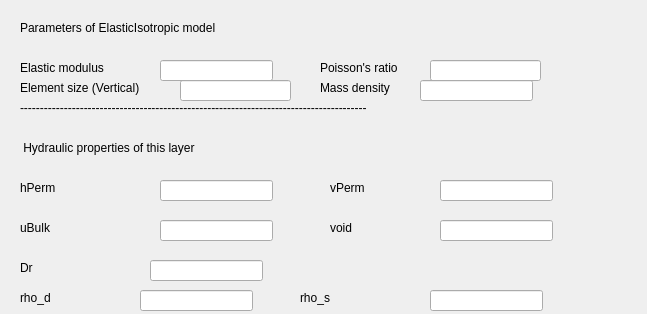
<?xml version="1.0" encoding="UTF-8"?>
<ui version="4.0">
 <class>Dialog</class>
 <widget class="QDialog" name="Dialog">
  <property name="geometry">
   <rect>
    <x>0</x>
    <y>0</y>
    <width>647</width>
    <height>314</height>
   </rect>
  </property>
  <property name="windowTitle">
   <string>Dialog</string>
  </property>
  <widget class="QLabel" name="label">
   <property name="geometry">
    <rect>
     <x>20</x>
     <y>20</y>
     <width>371</width>
     <height>16</height>
    </rect>
   </property>
   <property name="text">
    <string>Parameters of ElasticIsotropic model  </string>
   </property>
  </widget>
  <widget class="QLabel" name="ELabel">
   <property name="geometry">
    <rect>
     <x>20</x>
     <y>60</y>
     <width>101</width>
     <height>16</height>
    </rect>
   </property>
   <property name="whatsThis">
    <string/>
   </property>
   <property name="text">
    <string>Elastic modulus</string>
   </property>
  </widget>
  <widget class="QLabel" name="vLabel">
   <property name="geometry">
    <rect>
     <x>320</x>
     <y>60</y>
     <width>101</width>
     <height>16</height>
    </rect>
   </property>
   <property name="text">
    <string>Poisson's ratio</string>
   </property>
  </widget>
  <widget class="QLabel" name="rho_2">
   <property name="geometry">
    <rect>
     <x>320</x>
     <y>80</y>
     <width>91</width>
     <height>16</height>
    </rect>
   </property>
   <property name="text">
    <string>Mass density</string>
   </property>
  </widget>
  <widget class="QLineEdit" name="EEdt">
   <property name="geometry">
    <rect>
     <x>160</x>
     <y>60</y>
     <width>113</width>
     <height>21</height>
    </rect>
   </property>
  </widget>
  <widget class="QLineEdit" name="vEdt">
   <property name="geometry">
    <rect>
     <x>430</x>
     <y>60</y>
     <width>111</width>
     <height>21</height>
    </rect>
   </property>
  </widget>
  <widget class="QLineEdit" name="rhoEdt">
   <property name="geometry">
    <rect>
     <x>420</x>
     <y>80</y>
     <width>113</width>
     <height>21</height>
    </rect>
   </property>
  </widget>
  <widget class="QLabel" name="eSizeLabel">
   <property name="geometry">
    <rect>
     <x>20</x>
     <y>80</y>
     <width>141</width>
     <height>16</height>
    </rect>
   </property>
   <property name="text">
    <string>Element size (Vertical)</string>
   </property>
  </widget>
  <widget class="QLineEdit" name="eSize">
   <property name="geometry">
    <rect>
     <x>180</x>
     <y>80</y>
     <width>111</width>
     <height>21</height>
    </rect>
   </property>
  </widget>
  <widget class="QLabel" name="uBulk_2">
   <property name="geometry">
    <rect>
     <x>20</x>
     <y>220</y>
     <width>59</width>
     <height>16</height>
    </rect>
   </property>
   <property name="text">
    <string>uBulk</string>
   </property>
  </widget>
  <widget class="QLabel" name="hPerm_2">
   <property name="geometry">
    <rect>
     <x>20</x>
     <y>180</y>
     <width>59</width>
     <height>16</height>
    </rect>
   </property>
   <property name="text">
    <string>hPerm</string>
   </property>
  </widget>
  <widget class="QLabel" name="vPerm_2">
   <property name="geometry">
    <rect>
     <x>330</x>
     <y>180</y>
     <width>59</width>
     <height>16</height>
    </rect>
   </property>
   <property name="text">
    <string>vPerm</string>
   </property>
  </widget>
  <widget class="QLabel" name="evoid_2">
   <property name="geometry">
    <rect>
     <x>330</x>
     <y>220</y>
     <width>59</width>
     <height>16</height>
    </rect>
   </property>
   <property name="text">
    <string>void</string>
   </property>
  </widget>
  <widget class="QLabel" name="DrLabel">
   <property name="geometry">
    <rect>
     <x>20</x>
     <y>260</y>
     <width>59</width>
     <height>16</height>
    </rect>
   </property>
   <property name="text">
    <string>Dr</string>
   </property>
  </widget>
  <widget class="QLabel" name="rho_dLabel">
   <property name="geometry">
    <rect>
     <x>20</x>
     <y>290</y>
     <width>59</width>
     <height>16</height>
    </rect>
   </property>
   <property name="text">
    <string>rho_d</string>
   </property>
  </widget>
  <widget class="QLabel" name="rho_sLabel">
   <property name="geometry">
    <rect>
     <x>300</x>
     <y>290</y>
     <width>59</width>
     <height>16</height>
    </rect>
   </property>
   <property name="text">
    <string>rho_s</string>
   </property>
  </widget>
  <widget class="QLineEdit" name="uBulkEdt">
   <property name="geometry">
    <rect>
     <x>160</x>
     <y>220</y>
     <width>113</width>
     <height>21</height>
    </rect>
   </property>
  </widget>
  <widget class="QLineEdit" name="DrEdt">
   <property name="geometry">
    <rect>
     <x>150</x>
     <y>260</y>
     <width>113</width>
     <height>21</height>
    </rect>
   </property>
  </widget>
  <widget class="QLineEdit" name="hPermEdt">
   <property name="geometry">
    <rect>
     <x>160</x>
     <y>180</y>
     <width>113</width>
     <height>21</height>
    </rect>
   </property>
  </widget>
  <widget class="QLineEdit" name="rho_dEdt">
   <property name="geometry">
    <rect>
     <x>140</x>
     <y>290</y>
     <width>113</width>
     <height>21</height>
    </rect>
   </property>
  </widget>
  <widget class="QLineEdit" name="voidEdt">
   <property name="geometry">
    <rect>
     <x>440</x>
     <y>220</y>
     <width>113</width>
     <height>21</height>
    </rect>
   </property>
  </widget>
  <widget class="QLineEdit" name="vPermEdt">
   <property name="geometry">
    <rect>
     <x>440</x>
     <y>180</y>
     <width>113</width>
     <height>21</height>
    </rect>
   </property>
  </widget>
  <widget class="QLineEdit" name="rho_sEdt">
   <property name="geometry">
    <rect>
     <x>430</x>
     <y>290</y>
     <width>113</width>
     <height>21</height>
    </rect>
   </property>
  </widget>
  <widget class="QLabel" name="label_13">
   <property name="geometry">
    <rect>
     <x>20</x>
     <y>100</y>
     <width>551</width>
     <height>16</height>
    </rect>
   </property>
   <property name="text">
    <string>---------------------------------------------------------------------------------------</string>
   </property>
  </widget>
  <widget class="QLabel" name="label_14">
   <property name="geometry">
    <rect>
     <x>20</x>
     <y>140</y>
     <width>511</width>
     <height>16</height>
    </rect>
   </property>
   <property name="text">
    <string> Hydraulic properties of this layer</string>
   </property>
  </widget>
 </widget>
 <resources/>
 <connections/>
</ui>
